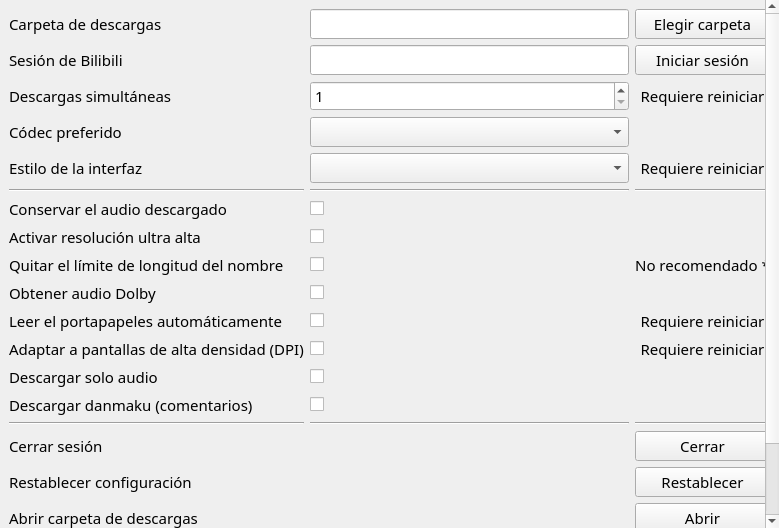
<?xml version="1.0" encoding="UTF-8"?>
<ui version="4.0">
 <class>SettingsWidget</class>
 <widget class="QWidget" name="SettingsWidget">
  <property name="font">
   <font>
    <family>HarmonyOS Sans SC</family>
    <pointsize>11</pointsize>
   </font>
  </property>
  <property name="windowTitle">
   <string>Form</string>
  </property>
  <layout class="QGridLayout" name="gridLayout_2">
   <property name="leftMargin">
    <number>0</number>
   </property>
   <property name="topMargin">
    <number>0</number>
   </property>
   <property name="rightMargin">
    <number>0</number>
   </property>
   <property name="bottomMargin">
    <number>0</number>
   </property>
   <item row="0" column="0">
    <widget class="QScrollArea" name="scrollArea">
     <property name="minimumSize">
      <size>
       <width>526</width>
       <height>0</height>
      </size>
     </property>
     <property name="styleSheet">
      <string notr="true">#scrollArea{
  background-color: transparent;
}
#scrollArea #scrollAreaWidgetContents{
  background-color: transparent;
}</string>
     </property>
     <property name="frameShape">
      <enum>QFrame::NoFrame</enum>
     </property>
     <property name="horizontalScrollBarPolicy">
      <enum>Qt::ScrollBarAlwaysOff</enum>
     </property>
     <property name="widgetResizable">
      <bool>true</bool>
     </property>
     <widget class="QWidget" name="scrollAreaWidgetContents">
      <property name="geometry">
       <rect>
        <x>0</x>
        <y>0</y>
        <width>526</width>
        <height>562</height>
       </rect>
      </property>
      <property name="font">
       <font>
        <family>HarmonyOS Sans SC</family>
        <pointsize>11</pointsize>
       </font>
      </property>
      <layout class="QGridLayout" name="gridLayout_3">
       <item row="0" column="0">
        <layout class="QGridLayout" name="gridLayout">
         <item row="20" column="0">
          <widget class="QLabel" name="label_12">
           <property name="text">
            <string>Atención</string>
           </property>
          </widget>
         </item>
         <item row="0" column="1">
          <widget class="QLineEdit" name="line_path">
           <property name="styleSheet">
            <string notr="true">font: 11pt &quot;HarmonyOS Sans SC&quot;;</string>
           </property>
          </widget>
         </item>
         <item row="4" column="1">
          <widget class="QComboBox" name="combo_style"/>
         </item>
         <item row="15" column="0">
          <widget class="QLabel" name="label_18">
           <property name="text">
            <string>Cerrar sesión</string>
           </property>
          </widget>
         </item>
         <item row="12" column="0">
          <widget class="QLabel" name="label_14">
           <property name="text">
            <string>Descargar solo audio</string>
           </property>
          </widget>
         </item>
         <item row="7" column="1">
          <widget class="QCheckBox" name="check_hiper">
           <property name="text">
            <string/>
           </property>
          </widget>
         </item>
         <item row="5" column="2">
          <widget class="Line" name="line_9">
           <property name="orientation">
            <enum>Qt::Horizontal</enum>
           </property>
          </widget>
         </item>
         <item row="18" column="2">
          <widget class="QPushButton" name="button_config_dir">
           <property name="text">
            <string>Abrir</string>
           </property>
          </widget>
         </item>
         <item row="1" column="2">
          <widget class="QPushButton" name="button_login">
           <property name="text">
            <string>Iniciar sesión</string>
           </property>
          </widget>
         </item>
         <item row="11" column="2">
          <widget class="QLabel" name="label_16">
           <property name="text">
            <string>Requiere reiniciar</string>
           </property>
           <property name="alignment">
            <set>Qt::AlignCenter</set>
           </property>
          </widget>
         </item>
         <item row="18" column="0">
          <widget class="QLabel" name="label_17">
           <property name="text">
            <string>Abrir carpeta de configuración</string>
           </property>
          </widget>
         </item>
         <item row="19" column="2">
          <widget class="Line" name="line_6">
           <property name="orientation">
            <enum>Qt::Horizontal</enum>
           </property>
          </widget>
         </item>
         <item row="7" column="0">
          <widget class="QLabel" name="label_9">
           <property name="toolTip">
            <string>Permite descargar videos en 8K y HDR</string>
           </property>
           <property name="text">
            <string>Activar resolución ultra alta</string>
           </property>
          </widget>
         </item>
         <item row="13" column="0">
          <widget class="QLabel" name="label_4">
           <property name="text">
            <string>Descargar danmaku (comentarios)</string>
           </property>
          </widget>
         </item>
         <item row="6" column="1">
          <widget class="QCheckBox" name="check_reserve_audio"/>
         </item>
         <item row="19" column="0">
          <widget class="Line" name="line_4">
           <property name="orientation">
            <enum>Qt::Horizontal</enum>
           </property>
          </widget>
         </item>
         <item row="20" column="1">
          <widget class="SpecialColoredLabel" name="label_13">
           <property name="text">
            <string>Sal de esta pestaña para guardar los cambios</string>
           </property>
           <property name="alignment">
            <set>Qt::AlignCenter</set>
           </property>
          </widget>
         </item>
         <item row="3" column="0">
          <widget class="QLabel" name="label_6">
           <property name="text">
            <string>Códec preferido</string>
           </property>
          </widget>
         </item>
         <item row="2" column="1">
          <widget class="QSpinBox" name="spin_threads">
           <property name="minimum">
            <number>1</number>
           </property>
           <property name="maximum">
            <number>8</number>
           </property>
          </widget>
         </item>
         <item row="6" column="0">
          <widget class="QLabel" name="label_3">
           <property name="text">
            <string>Conservar el audio descargado</string>
           </property>
          </widget>
         </item>
         <item row="2" column="0">
          <widget class="QLabel" name="label_7">
           <property name="text">
            <string>Descargas simultáneas</string>
           </property>
          </widget>
         </item>
         <item row="11" column="0">
          <widget class="QLabel" name="label_15">
           <property name="text">
            <string>Adaptar a pantallas de alta densidad (DPI)</string>
           </property>
          </widget>
         </item>
         <item row="12" column="1">
          <widget class="QCheckBox" name="check_audio">
           <property name="text">
            <string/>
           </property>
          </widget>
         </item>
         <item row="10" column="2">
          <widget class="QLabel" name="label_22">
           <property name="text">
            <string>Requiere reiniciar</string>
           </property>
           <property name="alignment">
            <set>Qt::AlignCenter</set>
           </property>
          </widget>
         </item>
         <item row="0" column="2">
          <widget class="QPushButton" name="button_path">
           <property name="text">
            <string>Elegir carpeta</string>
           </property>
          </widget>
         </item>
         <item row="8" column="2">
          <widget class="QLabel" name="label_20">
           <property name="toolTip">
            <string>Activar esta opción puede causar problemas: el programa podría cerrarse inesperadamente o fallar de otras formas.</string>
           </property>
           <property name="toolTipDuration">
            <number>0</number>
           </property>
           <property name="text">
            <string>No recomendado *</string>
           </property>
           <property name="alignment">
            <set>Qt::AlignCenter</set>
           </property>
          </widget>
         </item>
         <item row="15" column="2">
          <widget class="QPushButton" name="button_logout">
           <property name="text">
            <string>Cerrar</string>
           </property>
          </widget>
         </item>
         <item row="10" column="0">
          <widget class="QLabel" name="label_21">
           <property name="text">
            <string>Leer el portapapeles automáticamente</string>
           </property>
          </widget>
         </item>
         <item row="1" column="1">
          <widget class="QLineEdit" name="line_login">
           <property name="readOnly">
            <bool>true</bool>
           </property>
          </widget>
         </item>
         <item row="5" column="0">
          <widget class="Line" name="line_8">
           <property name="orientation">
            <enum>Qt::Horizontal</enum>
           </property>
          </widget>
         </item>
         <item row="1" column="0">
          <widget class="QLabel" name="label_2">
           <property name="text">
            <string>Sesión de Bilibili</string>
           </property>
          </widget>
         </item>
         <item row="4" column="2">
          <widget class="QLabel" name="label_11">
           <property name="text">
            <string>Requiere reiniciar</string>
           </property>
           <property name="alignment">
            <set>Qt::AlignCenter</set>
           </property>
          </widget>
         </item>
         <item row="8" column="0">
          <widget class="QLabel" name="label_19">
           <property name="toolTip">
            <string>Activar esta opción puede causar problemas: el programa podría cerrarse inesperadamente o fallar de otras formas.</string>
           </property>
           <property name="text">
            <string>Quitar el límite de longitud del nombre</string>
           </property>
          </widget>
         </item>
         <item row="14" column="0">
          <widget class="Line" name="line">
           <property name="orientation">
            <enum>Qt::Horizontal</enum>
           </property>
          </widget>
         </item>
         <item row="4" column="0">
          <widget class="QLabel" name="label_10">
           <property name="text">
            <string>Estilo de la interfaz</string>
           </property>
          </widget>
         </item>
         <item row="10" column="1">
          <widget class="QCheckBox" name="check_read_clipboard">
           <property name="text">
            <string/>
           </property>
          </widget>
         </item>
         <item row="21" column="1">
          <spacer name="verticalSpacer">
           <property name="orientation">
            <enum>Qt::Vertical</enum>
           </property>
           <property name="sizeHint" stdset="0">
            <size>
             <width>20</width>
             <height>40</height>
            </size>
           </property>
          </spacer>
         </item>
         <item row="11" column="1">
          <widget class="QCheckBox" name="check_highdpi">
           <property name="text">
            <string/>
           </property>
          </widget>
         </item>
         <item row="16" column="0">
          <widget class="QLabel" name="label_5">
           <property name="text">
            <string>Restablecer configuración</string>
           </property>
          </widget>
         </item>
         <item row="9" column="1">
          <widget class="QCheckBox" name="check_dolby_audio">
           <property name="text">
            <string/>
           </property>
          </widget>
         </item>
         <item row="19" column="1">
          <widget class="Line" name="line_5">
           <property name="orientation">
            <enum>Qt::Horizontal</enum>
           </property>
          </widget>
         </item>
         <item row="13" column="1">
          <widget class="QCheckBox" name="check_danmaku"/>
         </item>
         <item row="3" column="1">
          <widget class="QComboBox" name="combo_codec"/>
         </item>
         <item row="14" column="2">
          <widget class="Line" name="line_3">
           <property name="orientation">
            <enum>Qt::Horizontal</enum>
           </property>
          </widget>
         </item>
         <item row="9" column="0">
          <widget class="QLabel" name="label_23">
           <property name="text">
            <string>Obtener audio Dolby</string>
           </property>
          </widget>
         </item>
         <item row="2" column="2">
          <widget class="QLabel" name="label_8">
           <property name="text">
            <string>Requiere reiniciar</string>
           </property>
           <property name="alignment">
            <set>Qt::AlignCenter</set>
           </property>
          </widget>
         </item>
         <item row="8" column="1">
          <widget class="QCheckBox" name="check_close_text_len_limit">
           <property name="toolTip">
            <string>Activar esta opción puede causar problemas: el programa podría cerrarse inesperadamente o fallar de otras formas.</string>
           </property>
           <property name="text">
            <string/>
           </property>
          </widget>
         </item>
         <item row="5" column="1">
          <widget class="Line" name="line_7">
           <property name="orientation">
            <enum>Qt::Horizontal</enum>
           </property>
          </widget>
         </item>
         <item row="0" column="0">
          <widget class="QLabel" name="label">
           <property name="text">
            <string>Carpeta de descargas</string>
           </property>
          </widget>
         </item>
         <item row="16" column="2">
          <widget class="QPushButton" name="button_reset">
           <property name="text">
            <string>Restablecer</string>
           </property>
          </widget>
         </item>
         <item row="14" column="1">
          <widget class="Line" name="line_2">
           <property name="orientation">
            <enum>Qt::Horizontal</enum>
           </property>
          </widget>
         </item>
         <item row="17" column="0">
          <widget class="QLabel" name="label_24">
           <property name="text">
            <string>Abrir carpeta de descargas</string>
           </property>
          </widget>
         </item>
         <item row="17" column="2">
          <widget class="QPushButton" name="button_open_download_dir">
           <property name="text">
            <string>Abrir</string>
           </property>
          </widget>
         </item>
        </layout>
       </item>
      </layout>
     </widget>
    </widget>
   </item>
  </layout>
 </widget>
 <customwidgets>
  <customwidget>
   <class>SpecialColoredLabel</class>
   <extends>QLabel</extends>
   <header>specialcoloredlabel.h</header>
  </customwidget>
 </customwidgets>
 <tabstops>
  <tabstop>scrollArea</tabstop>
  <tabstop>line_path</tabstop>
  <tabstop>button_path</tabstop>
  <tabstop>line_login</tabstop>
  <tabstop>button_login</tabstop>
  <tabstop>spin_threads</tabstop>
  <tabstop>combo_codec</tabstop>
  <tabstop>combo_style</tabstop>
  <tabstop>check_reserve_audio</tabstop>
  <tabstop>check_hiper</tabstop>
  <tabstop>check_close_text_len_limit</tabstop>
  <tabstop>check_highdpi</tabstop>
  <tabstop>check_audio</tabstop>
  <tabstop>check_danmaku</tabstop>
  <tabstop>button_logout</tabstop>
  <tabstop>button_reset</tabstop>
  <tabstop>button_config_dir</tabstop>
 </tabstops>
 <resources/>
 <connections/>
</ui>
